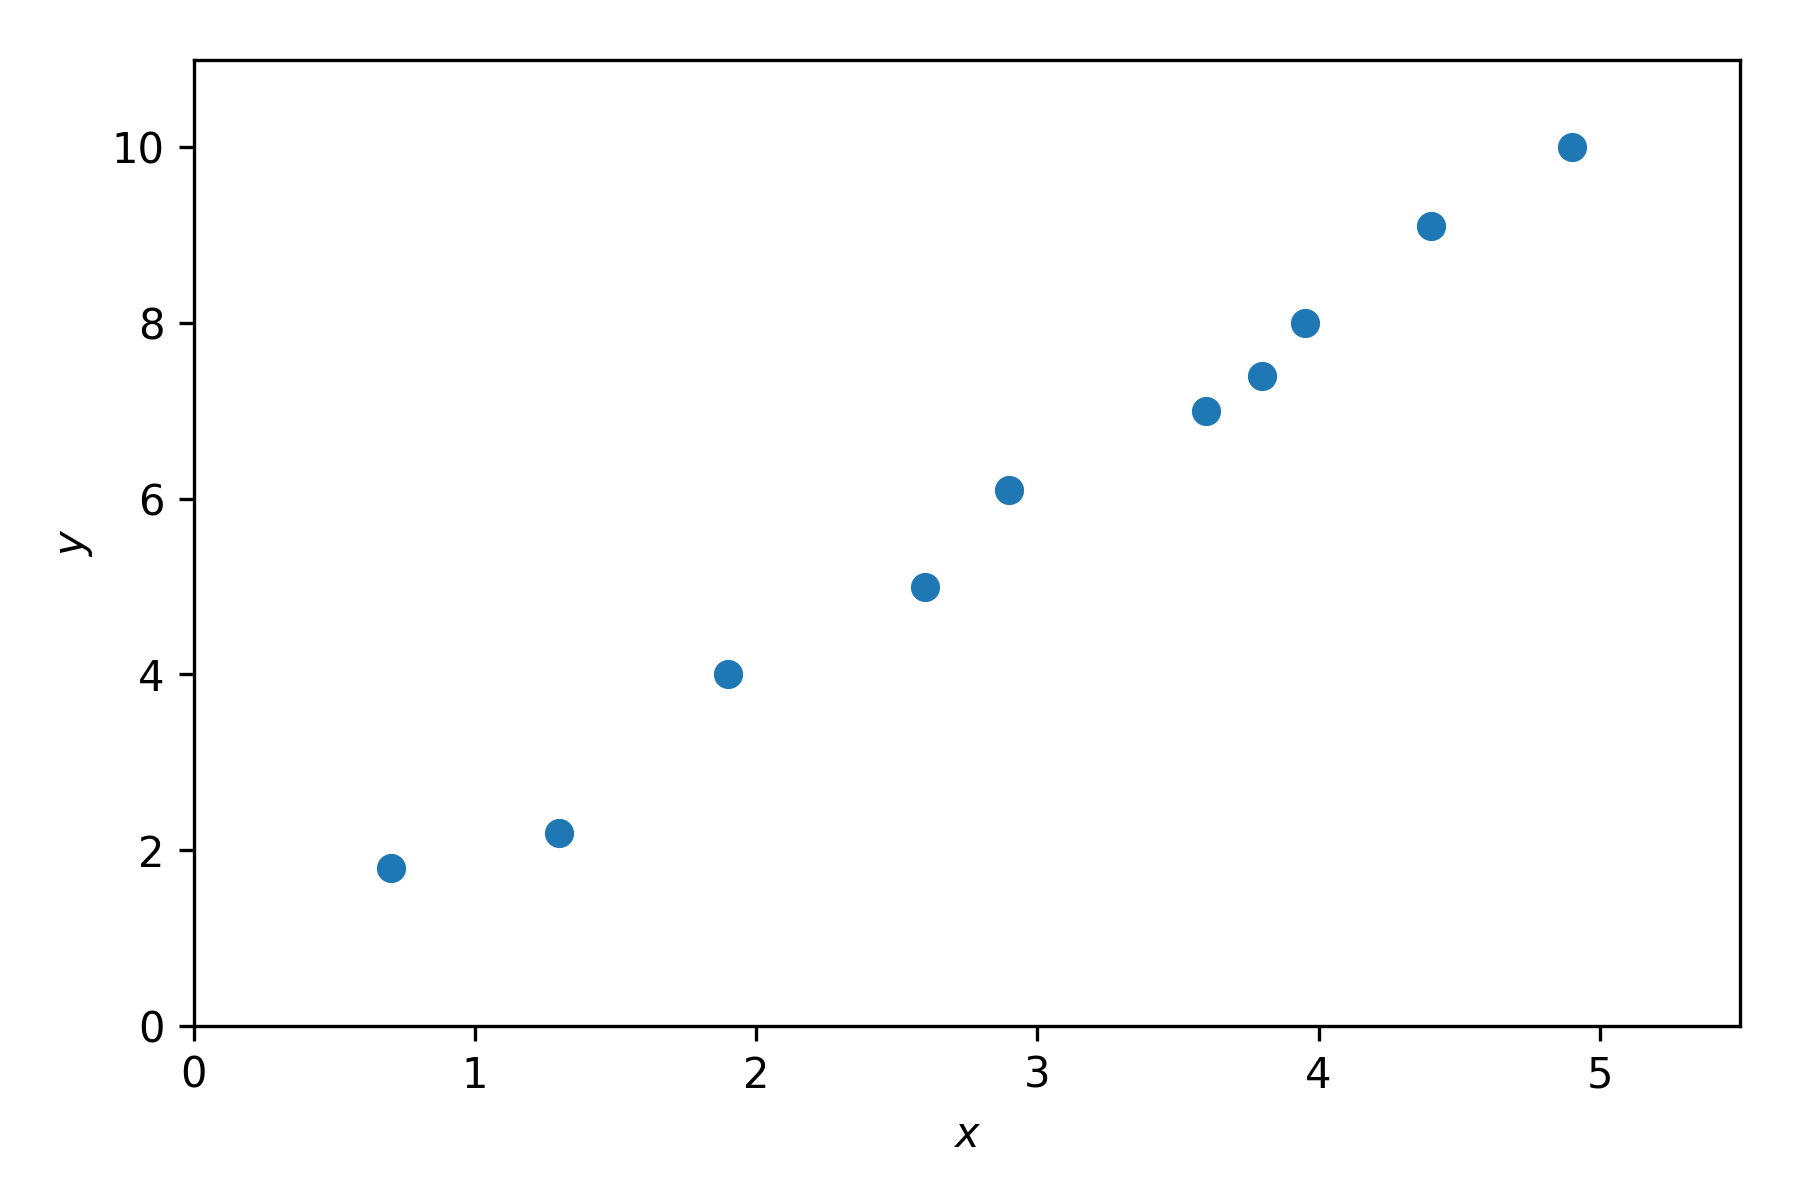

Generate this figure with Python:
# -*- coding: utf-8 -*-
"""
Created on Fri Aug  3 20:04:02 2018

@author:
"""

# chapter 3, animation 1
import numpy as np
import matplotlib.pyplot as plt
data = np.array([[ 0.7, 1.8], 
	    [ 1.3, 2.2], 
	    [ 1.9, 4.0], 
	    [ 2.6, 5.0], 
	    [ 2.9, 6.1], 
	    [ 3.6, 7.0], 
	    [ 3.8, 7.4], 
	    [ 3.95, 8.0], 
	    [ 4.4, 9.1], 
	    [ 4.9, 10.0] ])
X = data[:,0]
Y = data[:,1]
plt.figure(figsize=(6,4))
plt.scatter(X,Y)
plt.xlabel('$x$')
plt.ylabel('$y$')
plt.xlim(0,5.5)
plt.ylim(0,11)
plt.tight_layout()
plt.savefig('animation_overfitting1',dpi=300,pad_inches=0,bbox_inches=0)

v = np.polyfit(X,Y,9)
x = np.linspace(0,5.5,55*3+1)
y = np.polyval(v,x)
plt.figure(figsize=(6,4))
plt.scatter(X,Y)
plt.plot(x,y,'black')
plt.xlabel('$x$')
plt.ylabel('$y$')
plt.xlim(0,5.5)
plt.ylim(0,11)
plt.tight_layout()
plt.savefig('animation_overfitting2',dpi=300,pad_inches=0,bbox_inches=0)

v = np.polyfit(X,Y,1)
x = np.linspace(0,5.5,55*3+1)
y = np.polyval(v,x)
plt.figure(figsize=(6,4))
plt.scatter(X,Y)
plt.plot(x,y,'black')
plt.xlabel('$x$')
plt.ylabel('$y$')
plt.xlim(0,5.5)
plt.ylim(0,11)
plt.tight_layout()
plt.savefig('animation_overfitting3',dpi=300,pad_inches=0,bbox_inches=0)